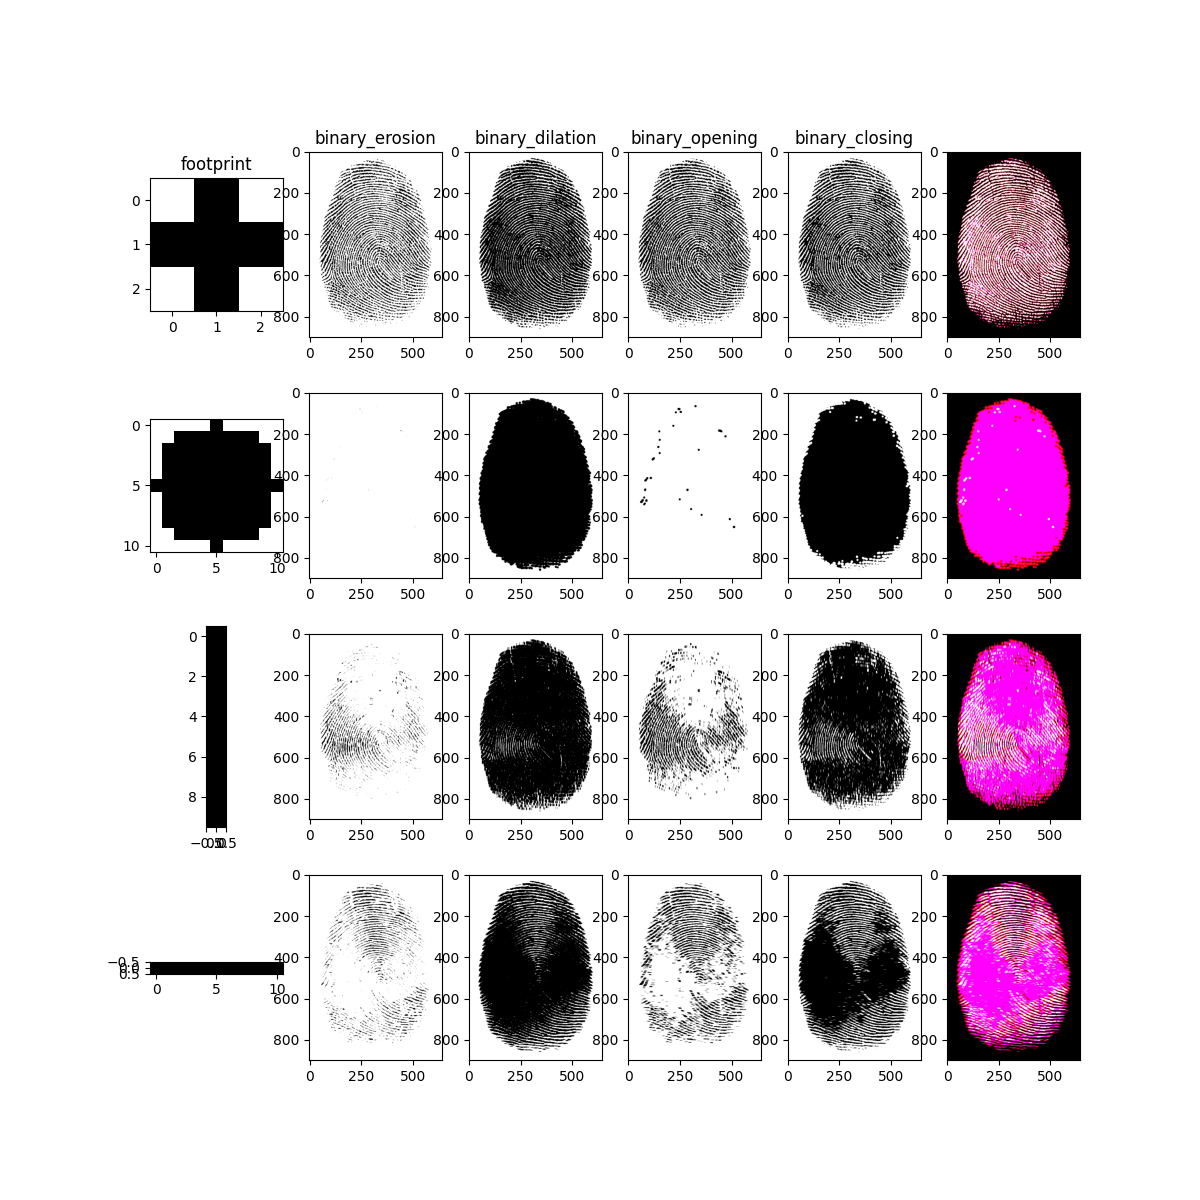

Generate this figure with Python:
import numpy as np
import matplotlib.pyplot as plt
import scipy
from skimage.filters import threshold_otsu
from skimage import morphology
import skimage
from skimage.color import rgb2gray
from skimage.morphology import disk

img = plt.imread("fingerprint.jpg")
grayscale = rgb2gray(img)

binary = grayscale < 0.6

fig, ax = plt.subplots(4, 6, figsize=(12, 12))

footprint = disk(1)

ax[0, 0].imshow(footprint, cmap='binary')
ax[0, 0].set_title("footprint")

binary_erosion = morphology.binary_erosion(binary, footprint).astype(np.uint8)

ax[0, 1].imshow(binary_erosion, cmap='binary')
ax[0, 1].set_title("binary_erosion")

binary_dilation = morphology.binary_dilation(binary, footprint).astype(np.uint8)

ax[0, 2].imshow(binary_dilation, cmap='binary')
ax[0, 2].set_title("binary_dilation")

binary_opening = morphology.binary_opening(binary, footprint).astype(np.uint8)

ax[0, 3].imshow(binary_opening, cmap='binary')
ax[0, 3].set_title("binary_opening")

binary_closing = morphology.binary_closing(binary, footprint).astype(np.uint8)

ax[0, 4].imshow(binary_closing, cmap='binary')
ax[0, 4].set_title("binary_closing")


result = np.empty((binary.shape[0], binary.shape[1], 3)).astype(float)
result[:,:,0] = binary_dilation
result[:,:,1] = binary_opening
result[:,:,2] = binary_closing

ax[0, 5].imshow(result, cmap='binary')


footprint = disk(5)
ax[1, 0].imshow(footprint, cmap='binary')

binary_erosion = morphology.binary_erosion(binary, footprint).astype(np.uint8)
ax[1, 1].imshow(binary_erosion, cmap='binary')

binary_dilation = morphology.binary_dilation(binary, footprint).astype(np.uint8)
ax[1, 2].imshow(binary_dilation, cmap='binary')

binary_opening = morphology.binary_opening(binary, footprint).astype(np.uint8)
ax[1, 3].imshow(binary_opening, cmap='binary')

binary_closing = morphology.binary_closing(binary, footprint).astype(np.uint8)
ax[1, 4].imshow(binary_closing, cmap='binary')


result = np.empty((binary.shape[0], binary.shape[1], 3)).astype(float)
result[:,:,0] = binary_dilation
result[:,:,1] = binary_opening
result[:,:,2] = binary_closing

ax[1, 5].imshow(result, cmap='binary')


footprint = morphology.rectangle(nrows=10, ncols=1)
ax[2, 0].imshow(footprint, cmap='binary_r')

binary_erosion = morphology.binary_erosion(binary, footprint).astype(np.uint8)
ax[2, 1].imshow(binary_erosion, cmap='binary')

binary_dilation = morphology.binary_dilation(binary, footprint).astype(np.uint8)
ax[2, 2].imshow(binary_dilation, cmap='binary')

binary_opening = morphology.binary_opening(binary, footprint).astype(np.uint8)
ax[2, 3].imshow(binary_opening, cmap='binary')

binary_closing = morphology.binary_closing(binary, footprint).astype(np.uint8)
ax[2, 4].imshow(binary_closing, cmap='binary')


result = np.empty((binary.shape[0], binary.shape[1], 3)).astype(float)
result[:,:,0] = binary_dilation
result[:,:,1] = binary_opening
result[:,:,2] = binary_closing

ax[2, 5].imshow(result, cmap='binary')


footprint = morphology.rectangle(nrows=1, ncols=11)
ax[3, 0].imshow(footprint, cmap='binary_r')

binary_erosion = morphology.binary_erosion(binary, footprint).astype(np.uint8)
ax[3, 1].imshow(binary_erosion, cmap='binary')

binary_dilation = morphology.binary_dilation(binary, footprint).astype(np.uint8)
ax[3, 2].imshow(binary_dilation, cmap='binary')

binary_opening = morphology.binary_opening(binary, footprint).astype(np.uint8)
ax[3, 3].imshow(binary_opening, cmap='binary')

binary_closing = morphology.binary_closing(binary, footprint).astype(np.uint8)
ax[3, 4].imshow(binary_closing, cmap='binary')

result = np.empty((binary.shape[0], binary.shape[1], 3)).astype(float)
result[:,:,0] = binary_dilation
result[:,:,1] = binary_opening
result[:,:,2] = binary_closing

ax[3, 5].imshow(result, cmap='binary')

plt.savefig("lab9.png")